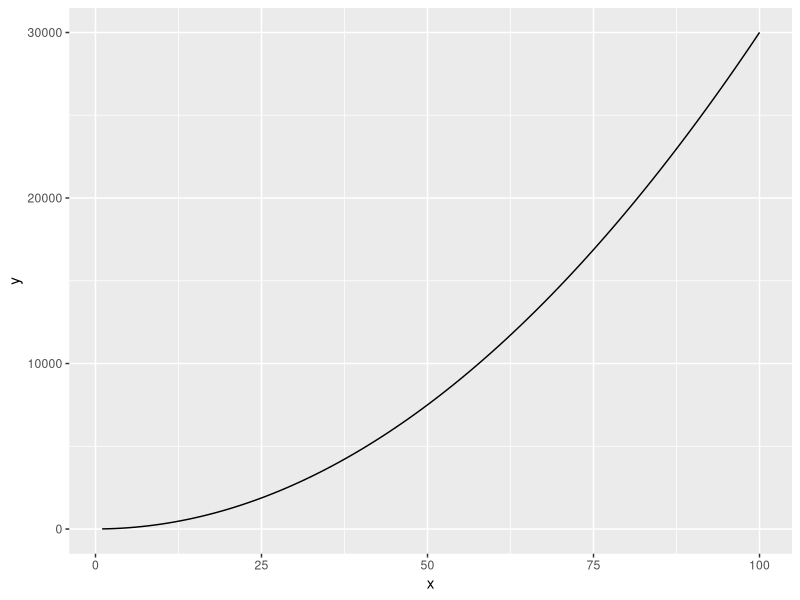
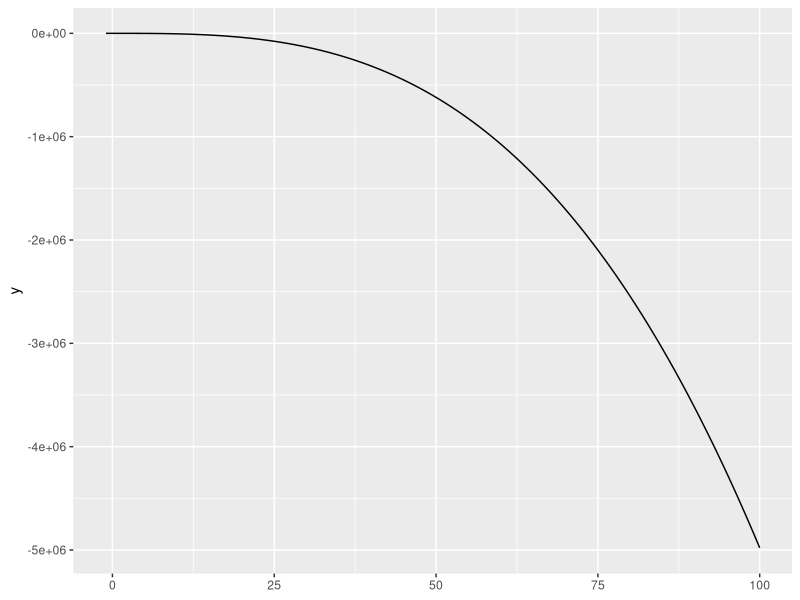
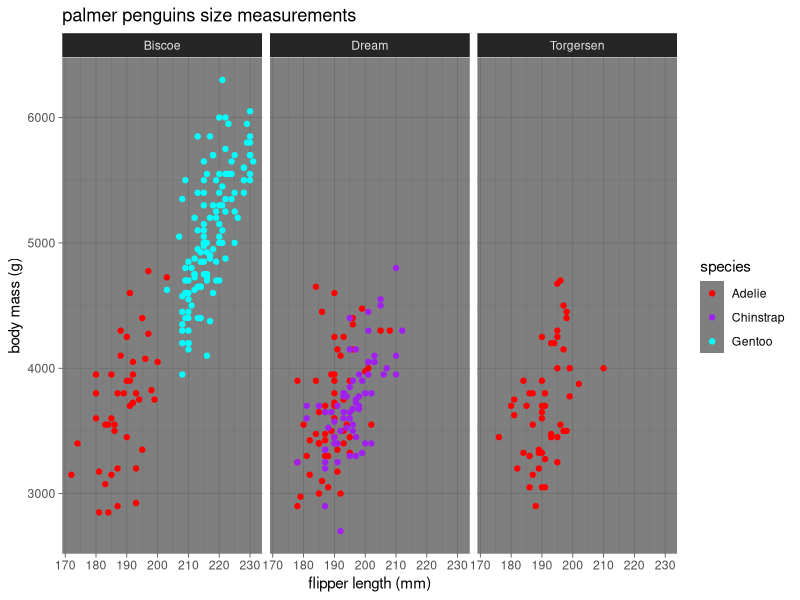

Generate these figures, in order, with R:
## ---- chunk 1
knitr::opts_chunk$set(echo = TRUE)
## ---- chunk 2

library(tidyverse)
library(palmerpenguins)

## ---- chunk 3

eq <- function(x) {
  
  3 * (x ^ 2) + 4
}

# Use stat_function()

ggplot(data = data.frame(x = c(1,100)), aes(x = x)) +
  stat_function(fun = eq)

## ---- chunk 4
func <- function(x){
  2.4 - (5 * x ^ 3) + (2.1 * x ^ 2)
}

ggplot(data = NULL) + stat_function(fun = func) +  xlim(min = -1, max = 100)


## ---- chunk 5

ggplot(data = penguins, aes(x = flipper_length_mm, y = body_mass_g)) +
  geom_point(aes(color= species)) + 
  scale_color_manual(values = c("red", "purple", "cyan")) + 
  labs(x = 'flipper length (mm)', y = 'body mass (g)', title = 'palmer penguins size measurements') +
  facet_wrap(~island) +
  theme_dark()

## ---- chunk 6
gt <- expression(2.2 + 3.1 * t - 5.6 * t ^ 4)

dg_dt <- D(expr = gt, 't')

dg_dt

d2g_dt2 <- D(expr = dg_dt, 't')

d2g_dt2

## ---- chunk 7
f_xyz <- expression(2*x*y - 3*(x^2)*(z^3))

df_dx <- D(expr = f_xyz, 'x')

df_dx

df_dy <- D(expr = f_xyz, 'y')

df_dy

df_dz <- D(expr = f_xyz, 'z')

df_dz

